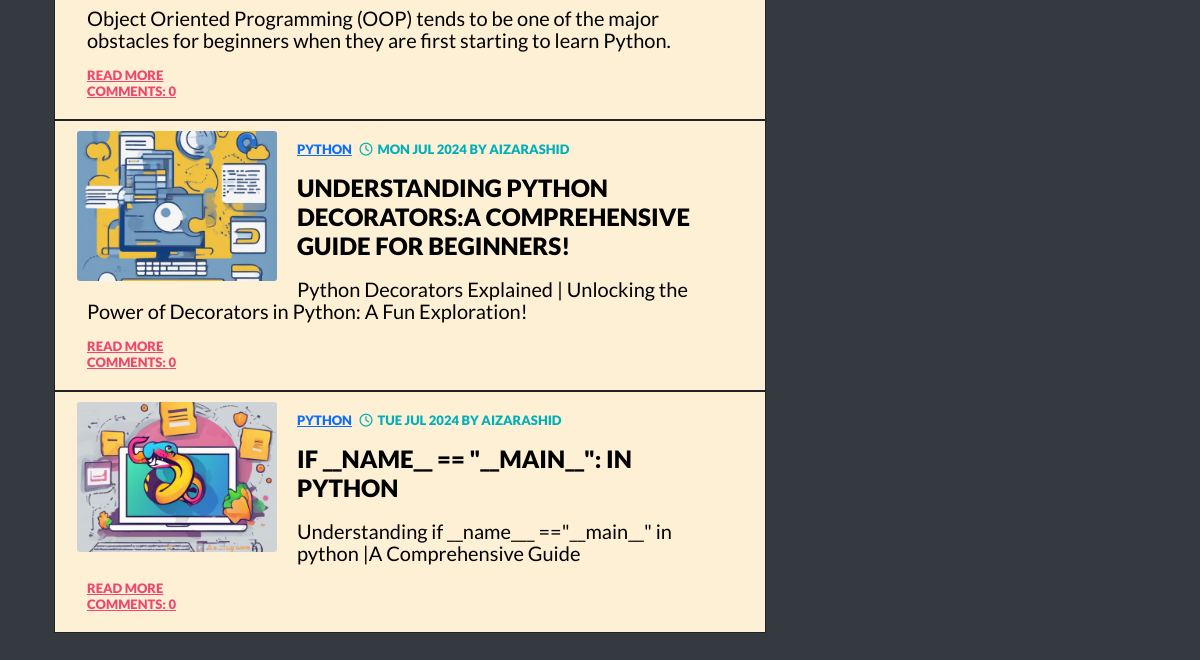
Page /category/Python/ (lower part) on the earlier database version.
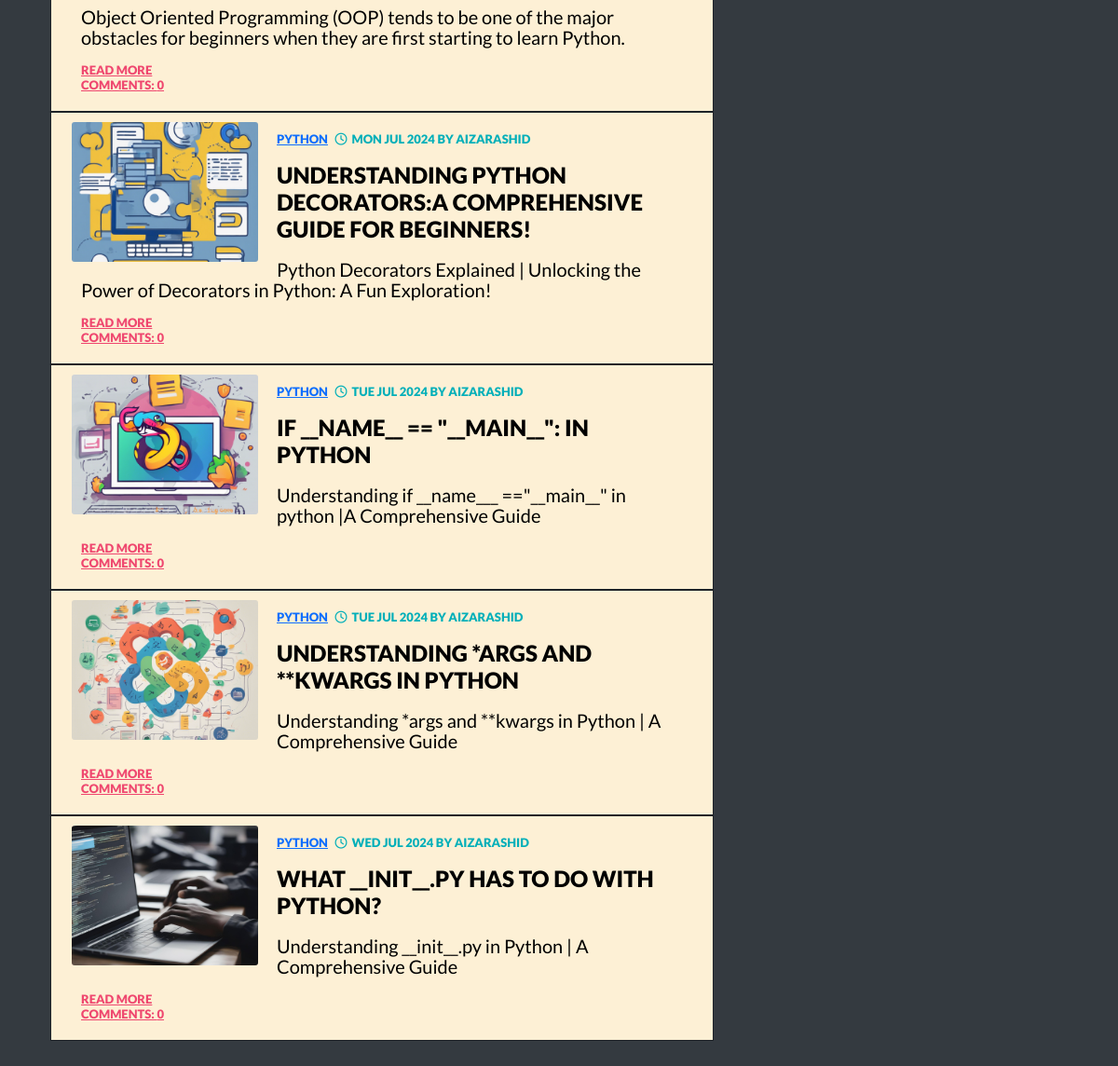
Same page on the later database version.
### blog/models.py (models this page shows, shortened)
class Post(models.Model):
    author = models.ForeignKey(User,on_delete=models.CASCADE)
    title = models.CharField(max_length=200)
    title_tag = models.CharField(max_length=255,default='title tag')
    header_image = models.ImageField(null=True,blank=True,upload_to="header_images/")
    alt_text = models.CharField(max_length=255,blank=True,null=True)
    text = RichTextField(blank=True,null=True)
    created_date = models.DateTimeField(default=timezone.now)
    published_date = models.DateTimeField(blank=True, null=True)
    category = models.CharField(max_length=200,default='coding')
    snippet = models.CharField(max_length=100,default="Click on the link below to read full article...",null=True,blank=True)
    likes = models.ManyToManyField(User,related_name='blog_posts')
    def approve_comments(self):
        return self.comments.filter(approved_comment=True)

### blog/views.py (the view)
# urls.py: path('category/<str:cats>/',CategoryView,name='category'),
def CategoryView(request, cats):
    category_posts = Post.objects.filter(category=cats.replace('-',''))
    return render(request,'blog/categories.html',{'cats':cats.title().replace('-',''),'category_posts':category_posts})

### blog/templates/blog/categories.html (shortened to what this page needs)
{% extends 'blog/base.html' %}
{% load static %}
{% block content %}
<div class="container">
  <div class="row">
    <div class="col-md-8">
{% if category_posts %}
   {% for post in category_posts %}
    <div class="container">
  <div class="row">
    <a class="post" href="{% url 'post_detail' pk=post.pk %}"><div class="col-md-4">
      {% if post.header_image %}
      <img class="image" src="{{ post.header_image.url }}">
      {% else %}
      <img class="image" src="{% static 'images/placeholder.png' %}">
      {% endif %}
      <div class="inner"><p class="category" ><a href="{% url 'category' post.category %}">{{post.category|slugify}}</a>
        <span class="date"><i class="fa fa-clock-o">
                </i>{{ post.published_date|date:"D M Y"}} by {{post.author}}</p>
        <h2>{{ post.title }}</h2>
        <p>{{ post.title_tag }}</p>
      <a class="read-more" class="btn btn-primary" href="{% url 'post_detail' pk=post.pk %}">Read More</a>
        <a  class="comment" href="{% url 'post_detail' pk=post.pk %}">Comments: {{ post.approve_comments.count }}</a>
       </div>
     </div>
  </div>
</div></a>
   {% endfor %}
{% endif %}
{% endblock %}

Differences in the rows shown:
added Post: header_image (picture), category|slugify "PYTHON", published_date "TUE JUL 2024", author "AIZARASHID", title "UNDERSTANDING *ARGS AND **KWARGS IN PYTHON", title_tag "Understanding *args and **kwargs in Python | A Comprehensive Guide", approve_comments.count "0"
added Post: header_image (picture), category|slugify "PYTHON", published_date "WED JUL 2024", author "AIZARASHID", title "WHAT __INIT__.PY HAS TO DO WITH PYTHON?", title_tag "Understanding __init__.py in Python | A Comprehensive Guide", approve_comments.count "0"
